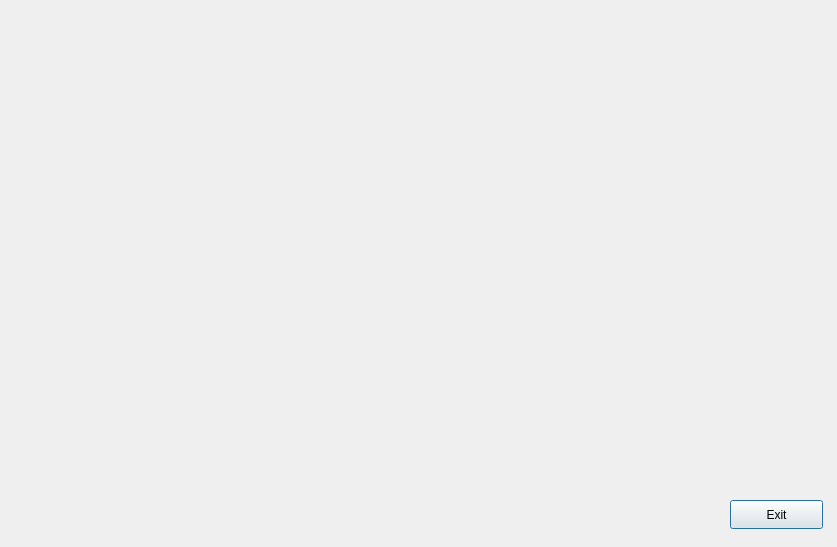
<?xml version="1.0" encoding="UTF-8"?>
<ui version="4.0">
 <class>mainw</class>
 <widget class="QDialog" name="mainw">
  <property name="geometry">
   <rect>
    <x>0</x>
    <y>0</y>
    <width>837</width>
    <height>547</height>
   </rect>
  </property>
  <property name="windowTitle">
   <string>Dialog</string>
  </property>
  <widget class="QPushButton" name="exitButton">
   <property name="geometry">
    <rect>
     <x>730</x>
     <y>500</y>
     <width>93</width>
     <height>29</height>
    </rect>
   </property>
   <property name="text">
    <string>Exit</string>
   </property>
  </widget>
  <widget class="draw" name="canvas" native="true">
   <property name="geometry">
    <rect>
     <x>10</x>
     <y>10</y>
     <width>711</width>
     <height>521</height>
    </rect>
   </property>
   <property name="palette">
    <palette>
     <active>
      <colorrole role="WindowText">
       <brush brushstyle="SolidPattern">
        <color alpha="255">
         <red>0</red>
         <green>0</green>
         <blue>0</blue>
        </color>
       </brush>
      </colorrole>
      <colorrole role="Button">
       <brush brushstyle="SolidPattern">
        <color alpha="255">
         <red>255</red>
         <green>255</green>
         <blue>255</blue>
        </color>
       </brush>
      </colorrole>
      <colorrole role="Light">
       <brush brushstyle="SolidPattern">
        <color alpha="255">
         <red>255</red>
         <green>255</green>
         <blue>255</blue>
        </color>
       </brush>
      </colorrole>
      <colorrole role="Midlight">
       <brush brushstyle="SolidPattern">
        <color alpha="255">
         <red>255</red>
         <green>255</green>
         <blue>255</blue>
        </color>
       </brush>
      </colorrole>
      <colorrole role="Dark">
       <brush brushstyle="SolidPattern">
        <color alpha="255">
         <red>255</red>
         <green>255</green>
         <blue>255</blue>
        </color>
       </brush>
      </colorrole>
      <colorrole role="Mid">
       <brush brushstyle="SolidPattern">
        <color alpha="255">
         <red>255</red>
         <green>255</green>
         <blue>255</blue>
        </color>
       </brush>
      </colorrole>
      <colorrole role="Text">
       <brush brushstyle="SolidPattern">
        <color alpha="255">
         <red>0</red>
         <green>0</green>
         <blue>0</blue>
        </color>
       </brush>
      </colorrole>
      <colorrole role="BrightText">
       <brush brushstyle="SolidPattern">
        <color alpha="255">
         <red>255</red>
         <green>255</green>
         <blue>255</blue>
        </color>
       </brush>
      </colorrole>
      <colorrole role="ButtonText">
       <brush brushstyle="SolidPattern">
        <color alpha="255">
         <red>0</red>
         <green>0</green>
         <blue>0</blue>
        </color>
       </brush>
      </colorrole>
      <colorrole role="Base">
       <brush brushstyle="SolidPattern">
        <color alpha="255">
         <red>255</red>
         <green>255</green>
         <blue>255</blue>
        </color>
       </brush>
      </colorrole>
      <colorrole role="Window">
       <brush brushstyle="SolidPattern">
        <color alpha="255">
         <red>255</red>
         <green>255</green>
         <blue>255</blue>
        </color>
       </brush>
      </colorrole>
      <colorrole role="Shadow">
       <brush brushstyle="SolidPattern">
        <color alpha="255">
         <red>0</red>
         <green>0</green>
         <blue>0</blue>
        </color>
       </brush>
      </colorrole>
      <colorrole role="AlternateBase">
       <brush brushstyle="SolidPattern">
        <color alpha="255">
         <red>255</red>
         <green>255</green>
         <blue>255</blue>
        </color>
       </brush>
      </colorrole>
      <colorrole role="ToolTipBase">
       <brush brushstyle="SolidPattern">
        <color alpha="255">
         <red>255</red>
         <green>255</green>
         <blue>220</blue>
        </color>
       </brush>
      </colorrole>
      <colorrole role="ToolTipText">
       <brush brushstyle="SolidPattern">
        <color alpha="255">
         <red>0</red>
         <green>0</green>
         <blue>0</blue>
        </color>
       </brush>
      </colorrole>
      <colorrole role="PlaceholderText">
       <brush brushstyle="SolidPattern">
        <color alpha="128">
         <red>0</red>
         <green>0</green>
         <blue>0</blue>
        </color>
       </brush>
      </colorrole>
     </active>
     <inactive>
      <colorrole role="WindowText">
       <brush brushstyle="SolidPattern">
        <color alpha="255">
         <red>0</red>
         <green>0</green>
         <blue>0</blue>
        </color>
       </brush>
      </colorrole>
      <colorrole role="Button">
       <brush brushstyle="SolidPattern">
        <color alpha="255">
         <red>255</red>
         <green>255</green>
         <blue>255</blue>
        </color>
       </brush>
      </colorrole>
      <colorrole role="Light">
       <brush brushstyle="SolidPattern">
        <color alpha="255">
         <red>255</red>
         <green>255</green>
         <blue>255</blue>
        </color>
       </brush>
      </colorrole>
      <colorrole role="Midlight">
       <brush brushstyle="SolidPattern">
        <color alpha="255">
         <red>255</red>
         <green>255</green>
         <blue>255</blue>
        </color>
       </brush>
      </colorrole>
      <colorrole role="Dark">
       <brush brushstyle="SolidPattern">
        <color alpha="255">
         <red>255</red>
         <green>255</green>
         <blue>255</blue>
        </color>
       </brush>
      </colorrole>
      <colorrole role="Mid">
       <brush brushstyle="SolidPattern">
        <color alpha="255">
         <red>255</red>
         <green>255</green>
         <blue>255</blue>
        </color>
       </brush>
      </colorrole>
      <colorrole role="Text">
       <brush brushstyle="SolidPattern">
        <color alpha="255">
         <red>0</red>
         <green>0</green>
         <blue>0</blue>
        </color>
       </brush>
      </colorrole>
      <colorrole role="BrightText">
       <brush brushstyle="SolidPattern">
        <color alpha="255">
         <red>255</red>
         <green>255</green>
         <blue>255</blue>
        </color>
       </brush>
      </colorrole>
      <colorrole role="ButtonText">
       <brush brushstyle="SolidPattern">
        <color alpha="255">
         <red>0</red>
         <green>0</green>
         <blue>0</blue>
        </color>
       </brush>
      </colorrole>
      <colorrole role="Base">
       <brush brushstyle="SolidPattern">
        <color alpha="255">
         <red>255</red>
         <green>255</green>
         <blue>255</blue>
        </color>
       </brush>
      </colorrole>
      <colorrole role="Window">
       <brush brushstyle="SolidPattern">
        <color alpha="255">
         <red>255</red>
         <green>255</green>
         <blue>255</blue>
        </color>
       </brush>
      </colorrole>
      <colorrole role="Shadow">
       <brush brushstyle="SolidPattern">
        <color alpha="255">
         <red>0</red>
         <green>0</green>
         <blue>0</blue>
        </color>
       </brush>
      </colorrole>
      <colorrole role="AlternateBase">
       <brush brushstyle="SolidPattern">
        <color alpha="255">
         <red>255</red>
         <green>255</green>
         <blue>255</blue>
        </color>
       </brush>
      </colorrole>
      <colorrole role="ToolTipBase">
       <brush brushstyle="SolidPattern">
        <color alpha="255">
         <red>255</red>
         <green>255</green>
         <blue>220</blue>
        </color>
       </brush>
      </colorrole>
      <colorrole role="ToolTipText">
       <brush brushstyle="SolidPattern">
        <color alpha="255">
         <red>0</red>
         <green>0</green>
         <blue>0</blue>
        </color>
       </brush>
      </colorrole>
      <colorrole role="PlaceholderText">
       <brush brushstyle="SolidPattern">
        <color alpha="128">
         <red>0</red>
         <green>0</green>
         <blue>0</blue>
        </color>
       </brush>
      </colorrole>
     </inactive>
     <disabled>
      <colorrole role="WindowText">
       <brush brushstyle="SolidPattern">
        <color alpha="255">
         <red>255</red>
         <green>255</green>
         <blue>255</blue>
        </color>
       </brush>
      </colorrole>
      <colorrole role="Button">
       <brush brushstyle="SolidPattern">
        <color alpha="255">
         <red>255</red>
         <green>255</green>
         <blue>255</blue>
        </color>
       </brush>
      </colorrole>
      <colorrole role="Light">
       <brush brushstyle="SolidPattern">
        <color alpha="255">
         <red>255</red>
         <green>255</green>
         <blue>255</blue>
        </color>
       </brush>
      </colorrole>
      <colorrole role="Midlight">
       <brush brushstyle="SolidPattern">
        <color alpha="255">
         <red>255</red>
         <green>255</green>
         <blue>255</blue>
        </color>
       </brush>
      </colorrole>
      <colorrole role="Dark">
       <brush brushstyle="SolidPattern">
        <color alpha="255">
         <red>255</red>
         <green>255</green>
         <blue>255</blue>
        </color>
       </brush>
      </colorrole>
      <colorrole role="Mid">
       <brush brushstyle="SolidPattern">
        <color alpha="255">
         <red>255</red>
         <green>255</green>
         <blue>255</blue>
        </color>
       </brush>
      </colorrole>
      <colorrole role="Text">
       <brush brushstyle="SolidPattern">
        <color alpha="255">
         <red>255</red>
         <green>255</green>
         <blue>255</blue>
        </color>
       </brush>
      </colorrole>
      <colorrole role="BrightText">
       <brush brushstyle="SolidPattern">
        <color alpha="255">
         <red>255</red>
         <green>255</green>
         <blue>255</blue>
        </color>
       </brush>
      </colorrole>
      <colorrole role="ButtonText">
       <brush brushstyle="SolidPattern">
        <color alpha="255">
         <red>255</red>
         <green>255</green>
         <blue>255</blue>
        </color>
       </brush>
      </colorrole>
      <colorrole role="Base">
       <brush brushstyle="SolidPattern">
        <color alpha="255">
         <red>255</red>
         <green>255</green>
         <blue>255</blue>
        </color>
       </brush>
      </colorrole>
      <colorrole role="Window">
       <brush brushstyle="SolidPattern">
        <color alpha="255">
         <red>255</red>
         <green>255</green>
         <blue>255</blue>
        </color>
       </brush>
      </colorrole>
      <colorrole role="Shadow">
       <brush brushstyle="SolidPattern">
        <color alpha="255">
         <red>0</red>
         <green>0</green>
         <blue>0</blue>
        </color>
       </brush>
      </colorrole>
      <colorrole role="AlternateBase">
       <brush brushstyle="SolidPattern">
        <color alpha="255">
         <red>255</red>
         <green>255</green>
         <blue>255</blue>
        </color>
       </brush>
      </colorrole>
      <colorrole role="ToolTipBase">
       <brush brushstyle="SolidPattern">
        <color alpha="255">
         <red>255</red>
         <green>255</green>
         <blue>220</blue>
        </color>
       </brush>
      </colorrole>
      <colorrole role="ToolTipText">
       <brush brushstyle="SolidPattern">
        <color alpha="255">
         <red>0</red>
         <green>0</green>
         <blue>0</blue>
        </color>
       </brush>
      </colorrole>
      <colorrole role="PlaceholderText">
       <brush brushstyle="SolidPattern">
        <color alpha="128">
         <red>0</red>
         <green>0</green>
         <blue>0</blue>
        </color>
       </brush>
      </colorrole>
     </disabled>
    </palette>
   </property>
   <property name="accessibleName">
    <string>canvas</string>
   </property>
  </widget>
 </widget>
 <customwidgets>
  <customwidget>
   <class>draw</class>
   <extends>QWidget</extends>
   <header>draw.h</header>
   <container>1</container>
  </customwidget>
 </customwidgets>
 <resources/>
 <connections/>
</ui>
